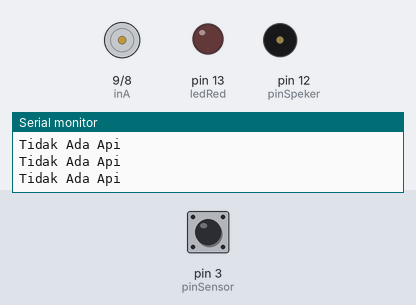
Bench run of a sketch on a simulated Arduino Uno, built with avr-gcc and run on an emulated ATmega328P. Parts: motor-driver pin pairs drawn as motors (green arrow = first pin HIGH = forward, orange = second pin HIGH = backward, longer = more drive), output pins drawn as LEDs (lit = HIGH), buzzer (waves = sounding), the last lines printed to the serial monitor. Dashed ring = blinking. The test bench sets the inputs (shaded band); at power-on: pin 3 (pinSensor) LOW.

Above: at 1.2 s.
1.3 s: pin 3 (pinSensor) driven HIGH
At 2.2 s:
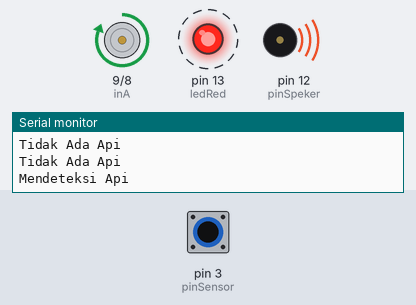
4.3 s: pin 3 (pinSensor) driven LOW
At 5.0 s:
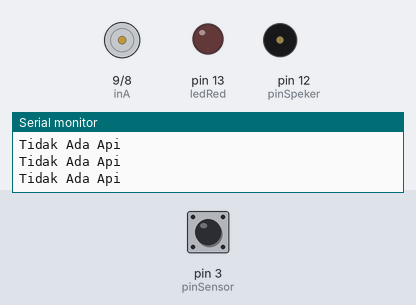
5.8 s: pin 3 (pinSensor) pulsed HIGH 2 times (0.12 s each, 0.3 s apart)
At 6.2 s:
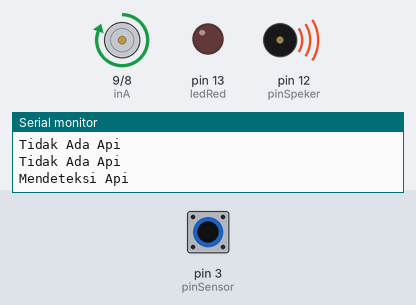
9.4 s: pin 3 (pinSensor) pulsed HIGH 5 times (0.12 s each, 0.3 s apart)
At 10.2 s:
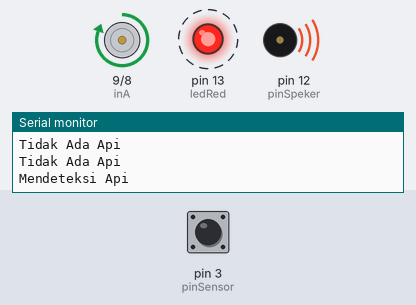
Timing chart, 0 to 12.9 s (numbered marks = the images above; inputs shaded):
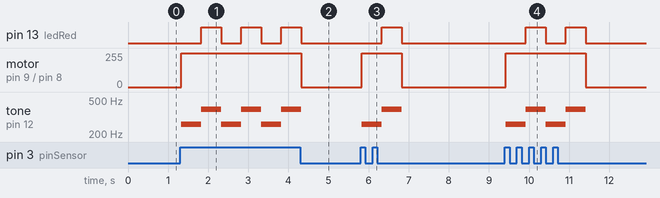

Measured:
- after the input at 1.3 s, pin 13 (ledRed): alternates HIGH for 0.50 s and LOW for 0.50 s, starting after 0.52 s; motor on pin 9 (inA) / pin 8 (inB): stopped → forward 255/255 at once; tone on pin 12 (pinSpeker): alternates 392 Hz for 0.50 s and 261 Hz for 0.50 s, starting at once
- after the input at 4.3 s, pin 13 (ledRed): goes on until 4.3 s, then stays LOW; motor on pin 9 (inA) / pin 8 (inB): forward 255/255 → stopped at once
- after the input at 5.8 s, pin 13 (ledRed): LOW → HIGH after 0.53 s, → LOW 0.50 s later; motor on pin 9 (inA) / pin 8 (inB): stopped → forward 255/255 at once, → stopped 1.0 s later; tone on pin 12 (pinSpeker): silent → 261 Hz at once, → 392 Hz 0.50 s later, → silent 0.50 s later
- after the input at 9.4 s, pin 13 (ledRed): alternates HIGH for 0.50 s and LOW for 0.50 s, 4 changes in all, then stays LOW, starting after 0.52 s; motor on pin 9 (inA) / pin 8 (inB): stopped → forward 255/255 at once, → stopped 2.0 s later

The sketch:

AS_17.ino
```cpp
//Alarm Kebakaran dengan Flame Sensor
const int pinSensor = 3;         //inisialisasi pin sensor
const int inA       = 9;         //inisialisasi pin INA di fan motor
const int inB       = 8;         //inisialisasi pin INB di fan motor
const int pinSpeker = 12;        //inisialisasi pin speker
const int ledRed    = 13;        //inisialisasi pin LED

void setup() {
Serial.begin (9600);             //program menyalakan serial monitor
pinMode (pinSensor, INPUT);      //menetapkan pin 3 sebagai input
pinMode (inA, OUTPUT);           //menetapkan pin 9 sebagai output
pinMode (inB, OUTPUT);           //menetapkan pin 8 sebagai output
pinMode (pinSpeker, OUTPUT);     //menetapkan pin 12 sebagai output
pinMode (ledRed, OUTPUT);        //menetapkan pin 13 sebagai output
}

void loop() {
//Membaca data dari pin yang dihubungkan ke sensor
int dataDigital = digitalRead (pinSensor);

//Program ketika sensor mendeteksi api
if (dataDigital == 1) {
  Serial.println ("Mendeteksi Api");
  digitalWrite (inA, HIGH);
  digitalWrite (inB, LOW);

  //program untuk menyalakan sirine
  // matikan LED
  digitalWrite( ledRed, LOW );
  // mainkan nada di pin#8 dg. frekuensi 261Hz selama 500 ms
  tone( pinSpeker, 261 );
  delay( 500 );
  // nyalakan LED
  digitalWrite( ledRed, HIGH );
  // mainkan nada di pin#8 dg. frekuensi 392Hz selama 500 ms
  tone( pinSpeker, 392 );
  delay( 500 );
}

//Program ketika sensor tidak mendeteksi api
else if (dataDigital == 0) {
  Serial.println ("Tidak Ada Api");
  noTone(pinSpeker);
  digitalWrite (inA, LOW);
  digitalWrite (inB, LOW);
  digitalWrite (ledRed, LOW);
}
}
```
